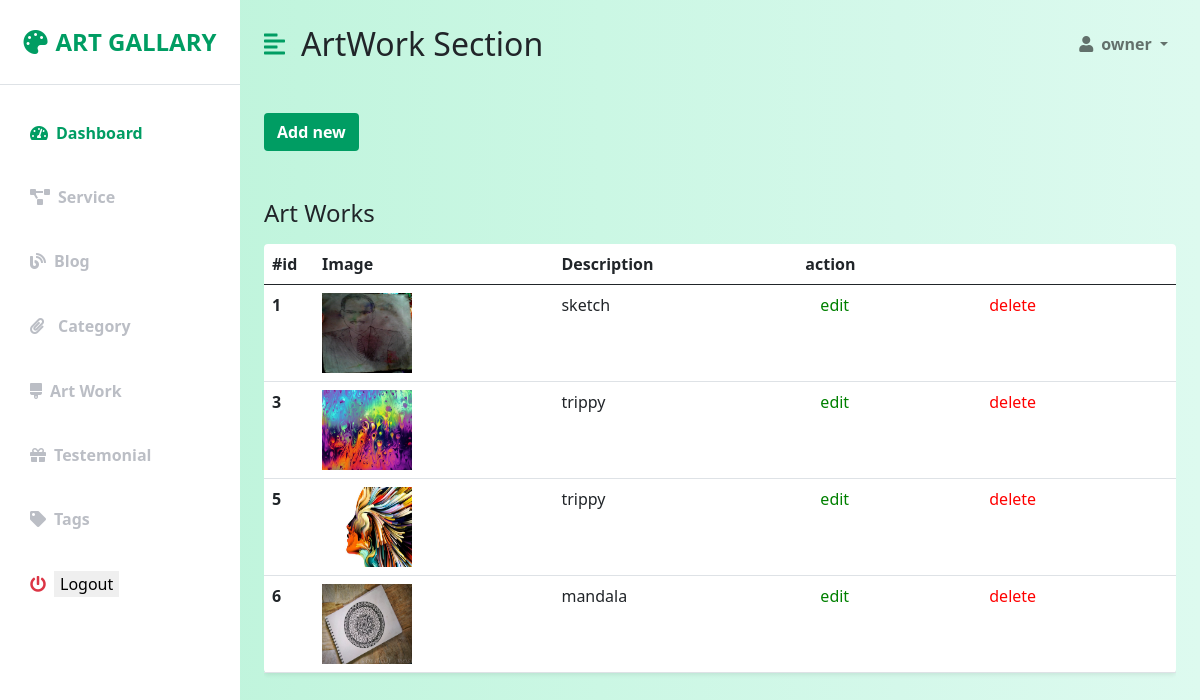
The app's page /admin/artWork/index.php (signed in) with its own data.
### tables this page shows
CREATE TABLE `artwork` (
  `id` int(11) NOT NULL,
  `image` text NOT NULL,
  `description` text NOT NULL
);

### admin/artWork/index.php (the view, shortened to what this page needs)
<?php
   include("../connection.php");
   $sql = "SELECT * from `artwork` ";
   $art = $connect->query($sql);
 ?>
<!DOCTYPE html>
<html lang="en">
<head>
    <link href="https://cdn.jsdelivr.net/npm/bootstrap@5.0.0-beta3/dist/css/bootstrap.min.css" rel="stylesheet" />
    <link rel="stylesheet" href="https://cdnjs.cloudflare.com/ajax/libs/font-awesome/5.15.3/css/all.min.css" />
    <link rel="stylesheet" href="../styles.css" />
</head>
<body>
    <div class="d-flex" id="wrapper">
        <div class="bg-white" id="sidebar-wrapper">
            <div class="sidebar-heading text-center py-4 primary-text fs-4 fw-bold text-uppercase border-bottom"><i
                    class="fas fa-palette me-2"></i>Art Gallary</div>
            <div class="list-group list-group-flush my-3">
                <a href="../index.php" class="list-group-item list-group-item-action bg-transparent second-text active"><i
                        class="fas fa-tachometer-alt me-2"></i>Dashboard</a>
                <a href="../service/index.php" class="list-group-item list-group-item-action bg-transparent second-text fw-bold"><i
                        class="fas fa-project-diagram me-2"></i>Service</a>
                <a href="../blog/index.php" class="list-group-item list-group-item-action bg-transparent second-text fw-bold"><i
                        class="fas fa-blog me-2"></i>Blog</a>
                <div class="list-group-item list-group-item-action bg-transparent second-text fw-bold dropdown"><i
                        class="fas fa-paperclip me-2"></i><button class="dropbtn bg-transparent second-text fw-bold">Category</button>
                    </div>
                <a href="index.php" class="list-group-item list-group-item-action bg-transparent second-text fw-bold"><i
                        class="fas fa-brush me-2"></i>Art Work</a>
                <a href="../testimonial/index.php" class="list-group-item list-group-item-action bg-transparent second-text fw-bold"><i
                        class="fas fa-gift me-2"></i>Testemonial</a>
                <a href="../tag/index.php" class="list-group-item list-group-item-action bg-transparent second-text fw-bold"><i
                        class="fas fa-tag me-2"></i>Tags</a>
                <form action="../logout.php" method="post" class="list-group-item list-group-item-action bg-transparent text-danger fw-bold"><i
                        class="fas fa-power-off me-2"></i><button name="logout" style="border:none;">Logout</button></form>
            </div>
        </div>
        <div id="page-content-wrapper">
            <nav class="navbar navbar-expand-lg navbar-light bg-transparent py-4 px-4">
                <div class="d-flex align-items-center">
                    <i class="fas fa-align-left primary-text fs-4 me-3" id="menu-toggle"></i>
                    <h2 class="fs-2 m-0">ArtWork Section</h2>
                </div>
                <div class="collapse navbar-collapse" id="navbarSupportedContent">
                    <ul class="navbar-nav ms-auto mb-2 mb-lg-0">
                        <li class="nav-item dropdown">
                            <a class="nav-link dropdown-toggle second-text fw-bold" href="#" id="navbarDropdown"
                                role="button" data-bs-toggle="dropdown" aria-expanded="false">
                                <i class="fas fa-user me-2"></i>owner
                            </a>
                        </li>
                    </ul>
                </div>
            </nav>
            <div class="container-fluid px-4">
               <a href="add.php"> <button type="submit" class="btn">Add new</button></a>
                <div class="row my-5">
                    <h3 class="fs-4 mb-3">Art Works</h3>
                    <div class="col">
                    <div class= "table-responsive">
                        <table class="table bg-white rounded shadow-sm  table-hover">
                            <thead>
                                <tr>
                                    <th scope="col" width="50">#id</th>
                                    <th scope="col">Image</th>
                                    <th scope="col">Description</th>
                                    <th  scope="col" colspan="2">action</th>
                                </tr>
                            </thead>
                            <tbody>
                            <?php
                            while($row = mysqli_fetch_assoc($art)){
                            ?>
                                <tr>
                                    <th scope="row"><?= $row['id']?></th>
                                    <td><img src="../../dbimages/<?= $row['image']?>" alt="" style="width: 90px; height: 80px;"></td>
                                    <td><?= $row['description']?></td>
                                    <td><a href="edit.php?id= <?= $row['id']?>" class="edit">edit</a></td>
                                    <td><a href="index.php?id= <?= $row['id']?>" class="delete">delete</a></td>
                                </tr>
                                <?php } ?>
                            </tbody>
                        </table>
                            </div>
                    </div>
                </div>
            </div>
        </div>
    </div>
</body>
</html>

### admin/styles.css (style rules this page uses)
:root { --main-bg-color: #009d63; --main-text-color: #009d63; --second-text-color: #bbbec5; --second-bg-color: #c1efde; }
.primary-text { color: var(--main-text-color); }
.second-text { color: var(--second-text-color); }
#wrapper { overflow-x: hidden; background-image: linear-gradient( to right, #baf3d7, #c2f5de, #cbf7e4, #d4f8ea, #ddfaef ); }
#sidebar-wrapper { min-height: 100vh; margin-left: -15rem; -webkit-transition: margin 0.25s ease-out; -moz-transition: margin 0.25s ease-out; -o-transition: margin 0.25s ease-out; transition: margin 0.25s ease-out; }
#sidebar-wrapper .sidebar-heading { padding: 0.875rem 1.25rem; font-size: 1.2rem; }
#sidebar-wrapper .list-group { width: 15rem; }
#page-content-wrapper { min-width: 100vw; }
#menu-toggle { cursor: pointer; }
.list-group-item { border: none; padding: 20px 30px; }
.list-group-item.active { background-color: transparent; color: var(--main-text-color); font-weight: bold; border: none; }
.btn { display: inline-block; margin-top: 25px; font-weight: 900; background-color: #009d63; text-align: left; color: white; }
@media (min-width: 768px) { #sidebar-wrapper { margin-left: 0; } }
@media (min-width: 768px) { #page-content-wrapper { min-width: 0; width: 100%; } }
.dropbtn { border: none; }
a { text-decoration: none; }
.edit { color: green; padding: 0 15px; transition: 0.3s ease; }
.delete { color: red; padding: 0 15px; transition: 0.3s ease; }

### records on screen
artwork: id "1", image (picture), description "sketch"
artwork: id "3", image (picture), description "trippy"
artwork: id "5", image (picture), description "trippy"
artwork: id "6", image (picture), description "mandala"
